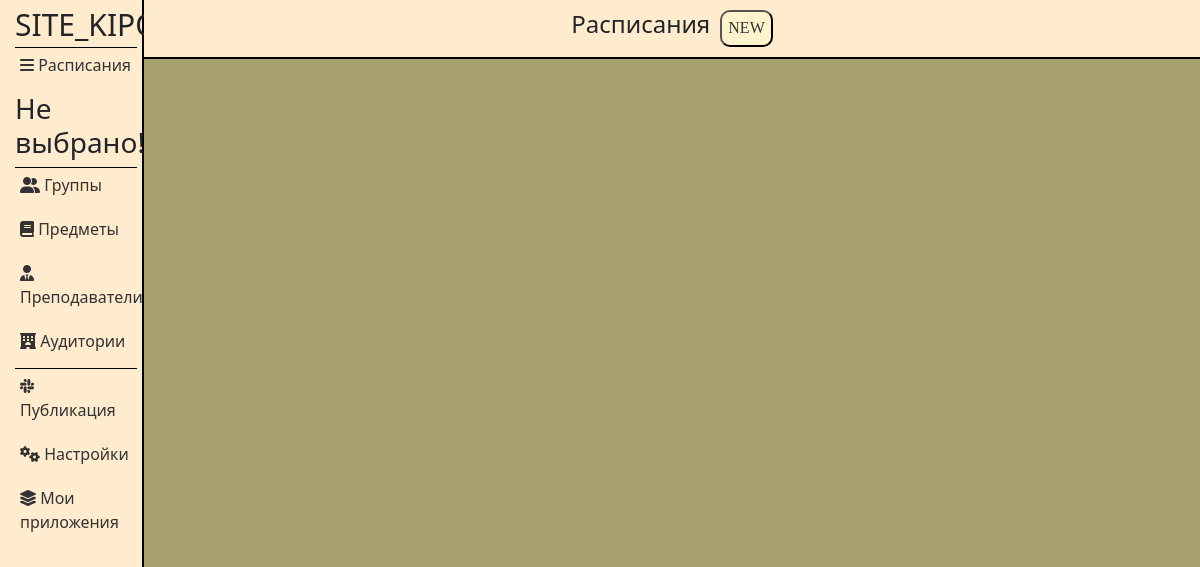
Page /applications/13/schedules/ on the earlier database version.
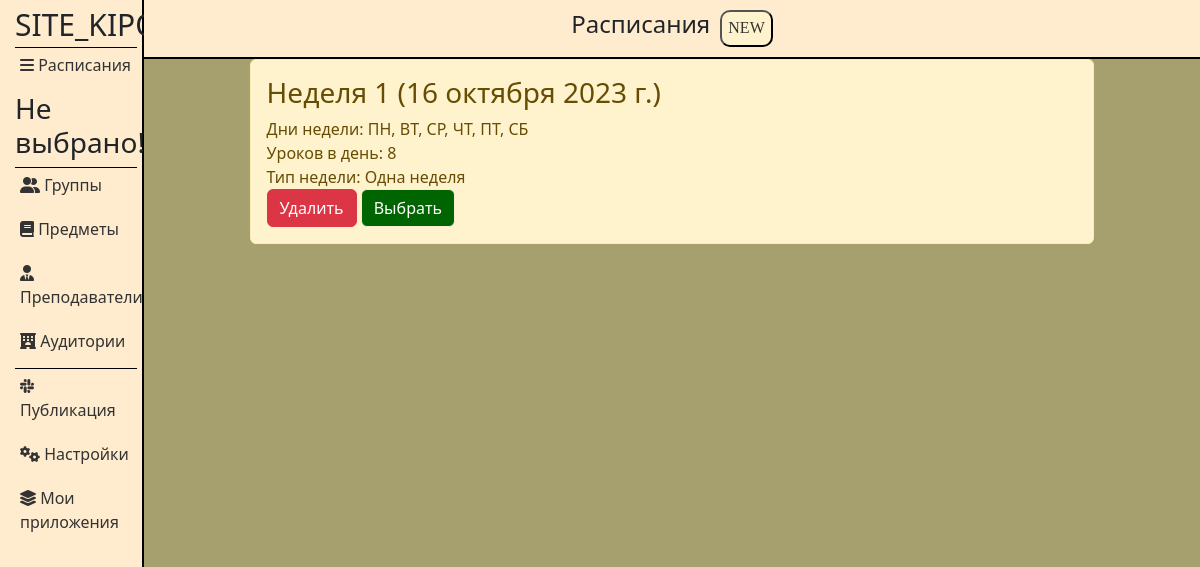
Same page on the later database version.
### applications/models.py (models this page shows, shortened)
class Schedules(models.Model):
    title = models.CharField('Название', max_length=50)
    week_date = models.DateField('Дата')
    week_days = models.ManyToManyField('WeekDay')
    lessons_counts = models.CharField('Уроков в день', max_length=50)
    week_type = models.CharField('Тип недели', max_length=50)
    application_id = models.ForeignKey(Applications, on_delete=models.CASCADE, related_name='schedules_applications')
    class Meta:
        verbose_name = 'Расписание'
        verbose_name_plural = 'Расписания'

class WeekDay(models.Model):
    name = models.CharField(max_length=255)
    def __str__(self):
        return self.name
    class Meta:
        verbose_name = 'День недели'
        verbose_name_plural = 'Дни недели'

### applications/views.py (the view)
def schedules(request, app_id):
    if request.method == 'POST':
        if 'action' in request.POST and request.POST['action'] == 'del':
            element_id = request.POST.get('element_id')
            return delete_schedule(request, app_id, element_id, Schedules, "schedules")
    return handle_form(request, app_id, Schedules, SchedulesForm, 'applications/schedules.html')

### applications/views.py (called while the page is built)
def find_week_title(request):
    week_title = None
    if request.COOKIES.get('selectedElementId'):
        sched_id = request.COOKIES.get('selectedElementId')
        sched_instance = Schedules.objects.get(id=sched_id)
        week_title = sched_instance.title
    else:
        week_title = 'Не выбрано!'
    return week_title

### applications/templates/applications/schedules.html (shortened to what this page needs)
{% extends 'applications/layout.html' %}
{% load static %}
{% block content %}
<div class="features">
    <header>
        <h1>Расписания</h1>
        <button class="popup-btn" id="open_pop_up">NEW</button>
    </header>
    <div class="output">
        {% for el in groups %}
    {% if el.schedule_id == selected_element_id %}
    <div class="alert alert-warning">
        <h3 style='color:{{ el.color }};'>{{ el.title }} ({{ el.week_date }})</h3>
        <p style='color:{{ el.color }};'>Дни недели: {{ el.week_days.all|join:", " }}</p>
        <p style='color:{{ el.color }};'>Уроков в день: {{ el.lessons_counts }}</p>
        <p style='color:{{ el.color }};'>Тип недели: {{ el.week_type }}</p>
        <form method="post">
            <button type="submit" class="btn btn-danger">Удалить</button>
            <button type="button" class="btn btn-danger select-schedule" data-element-id="{{ el.id }}">Выбрать</button>
        </form>
    </div>
    {% endif %}
{% endfor %}
    </div>
</div>
{% endblock %}

Differences in the rows shown:
added Schedules: title "Неделя 1", week_date "16 октября 2023 г.", week_days.all "ПН, ВТ, СР, ЧТ, ПТ, СБ", lessons_counts "8", week_type "Одна неделя"
